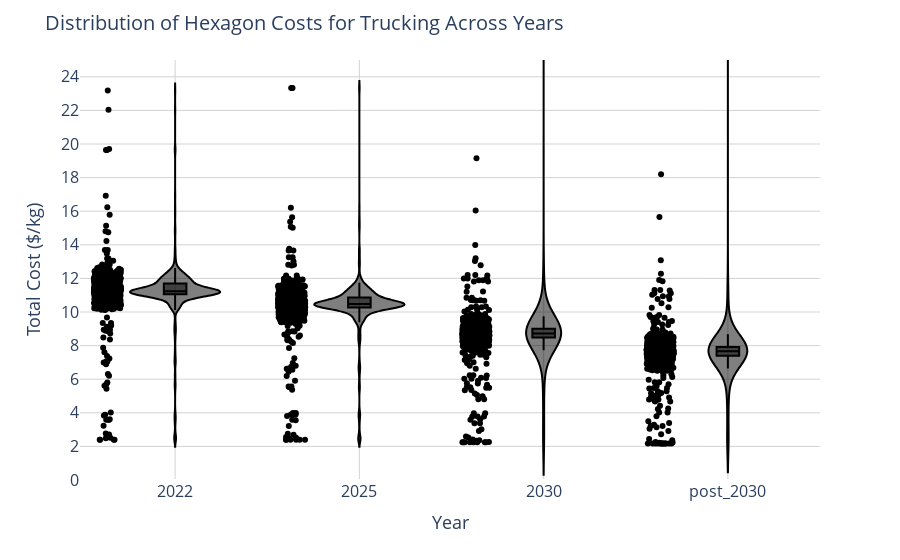

The cell this chart's notebook holds for it:
### Code cell
import geopandas as gpd
import pandas as pd
import plotly.express as px

# List of years you want to analyze
years = ['2022', '2025', '2030', 'post_2030']

# Initialize an empty DataFrame to store the data for the violin plot
violin_data = pd.DataFrame()

# Load the data for each year and transport type
for year in years:
    # Load the GeoJSON file
    file_path = f'ratio_total/{year}/hex_cost_components.geojson'
    gdf = gpd.read_file(file_path)
    
    # Create a DataFrame for the trucking data
    temp_df = pd.DataFrame({
        'Year': year,
        'Cost': gdf['Vientiane trucking production cost']
    })
    
    # Append the data to the main DataFrame
    violin_data = pd.concat([violin_data, temp_df], ignore_index=True)

# Create the violin plot with Plotly Express
fig = px.violin(violin_data, x='Year', y='Cost', box=True, points='all', color_discrete_sequence=['black'])

# Customize the layout with a cleaner design
fig.update_layout(
    title="Distribution of Hexagon Costs for Trucking Across Years",
    title_font=dict(size=20),
    xaxis_title="Year",
    yaxis_title="LCOH ($/kg)",
    xaxis_title_font=dict(size=18),
    yaxis_title_font=dict(size=18),
    xaxis=dict(
        tickfont=dict(size=16),
        showgrid=True,
        gridcolor='lightgray'
    ),
    yaxis=dict(
        tickfont=dict(size=16),
        showgrid=True,
        gridcolor='lightgray',
        gridwidth=1,
        range=[0, 25],  # Adjust the y-axis limit based on your data
        nticks=20
    ),
    plot_bgcolor='white',
    paper_bgcolor='white',
    showlegend=False  # Remove the legend for clarity
)

# Show the plot
fig.show()

### Figure 1 — Plotly figure (JSON) as saved in the notebook; plotly's stock layout.template omitted (floating-point values rounded to 4 significant figures; data arrays with more than 128 entries replaced by an {"elided": "..."} marker saying what was removed)
{"data": [{"alignmentgroup": "True", "box": {"visible": true}, "hovertemplate": "Year=%{x}<br>Cost=%{y}<extra></extra>", "legendgroup": "", "marker": {"color": "black"}, "name": "", "offsetgroup": "", "orientation": "v", "points": "all", "scalegroup": "True", "showlegend": false, "type": "violin", "x": {"elided": "4544 str values"}, "x0": " ", "xaxis": "x", "y": {"elided": "4544 float values"}, "y0": " ", "yaxis": "y"}], "layout": {"legend": {"tracegroupgap": 0}, "margin": {"t": 60}, "paper_bgcolor": "white", "plot_bgcolor": "white", "showlegend": false, "title": {"font": {"size": 20}, "text": "Distribution of Hexagon Costs for Trucking Across Years"}, "violinmode": "group", "xaxis": {"anchor": "y", "domain": [0, 1], "gridcolor": "lightgray", "showgrid": true, "tickfont": {"size": 16}, "title": {"font": {"size": 18}, "text": "Year"}}, "yaxis": {"anchor": "x", "domain": [0, 1], "gridcolor": "lightgray", "gridwidth": 1, "nticks": 20, "range": [0, 25], "showgrid": true, "tickfont": {"size": 16}, "title": {"font": {"size": 18}, "text": "Total Cost ($/kg)"}}}}
